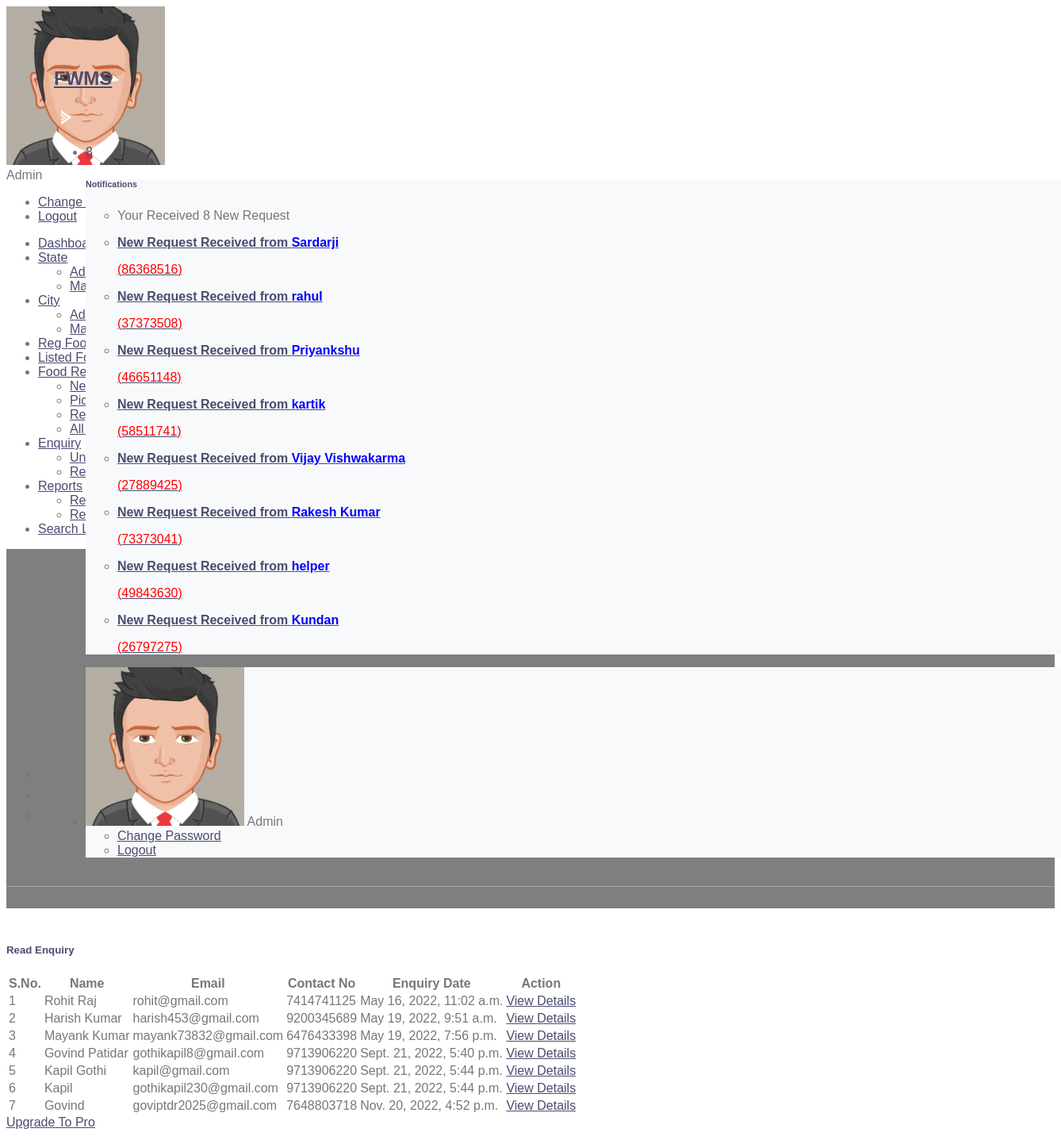
The app's page /readEnquiry (signed in) with its own data.
### foodwaste/models.py (models this page shows, shortened)
class Foodrequests(models.Model):
    food = models.ForeignKey(Food, on_delete=models.CASCADE, null=True)
    requestNumber = models.CharField(max_length=150, null=True)
    fullName = models.CharField(max_length=250, null=True)
    mobileNumber = models.CharField(max_length=15, null=True)
    message = models.CharField(max_length=350, null=True)
    requestDate = models.DateTimeField(auto_now_add=True)
    status = models.CharField(max_length=50, null=True) #tobc
    donorRemark = models.CharField(max_length=250, null=True)
    requestCompletionDate = models.DateField(null=True)

class Contact(models.Model):
    fullName = models.CharField(max_length=150, null=True)
    Email = models.CharField(max_length=100, null=True)
    Phone = models.CharField(max_length=15, null=True)
    Message = models.CharField(max_length=250, null=True)
    EnquiryDate = models.DateTimeField(auto_now_add=True)
    IsRead = models.CharField(max_length=20, null=True)

### foodwaste/views.py (the view)
# urls.py: path('readEnquiry', readEnquiry, name='readEnquiry'),
def readEnquiry(request):
    if not request.user.is_authenticated:
        return redirect('admin_login')
    contact = Contact.objects.filter(IsRead='yes')
    return render(request, 'admin/readEnquiry.html', locals())

### foodwaste/templatetags/custom_tag.py (called while the page is built)
@register.filter(name = 'notification')
def notification(obj):
    foodrequest  = Foodrequests.objects.filter(status=None)
    return foodrequest

@register.simple_tag()
def notificationcount(*args, **kwargs):
    foodrequestcount  = Foodrequests.objects.filter(status=None).count()
    return foodrequestcount

### foodwaste/templates/admin/readEnquiry.html (shortened to what this page needs)
{% extends 'admin_base.html' %}
{% load static %}
{% block main %}
<section class="pcoded-main-container">
    <div class="pcoded-content">
        <div class="page-header">
            <div class="page-block">
                <div class="row align-items-center">
                    <div class="col-md-12">
                        <div class="page-header-title">
                            <h5 class="m-b-10">Read Enquiry</h5>
                        </div>
                        <ul class="breadcrumb">
                            <li class="breadcrumb-item"><a href="{% url 'dashboard' %}"></a></li>
                            <li class="breadcrumb-item"><a href="">Enquiry</a></li>
                            <li class="breadcrumb-item"><a href="">Read Enquiry</a></li>
                        </ul>
                    </div>
                </div>
            </div>
        </div>
        <div class="row">
            <div class="col-md-12">
                <div class="card">
                    <div class="card-header">
                        <h5>Read Enquiry</h5>
                    </div>
                    <div class="card-body table-border-style">
                        <div class="table-responsive">
                            <table class="table">
                                <thead>
                                <tr>
                                    <th class="ml-5">S.No.</th>
                                    <th>Name</th>
                                    <th>Email</th>
                                    <th>Contact No</th>
                                    <th>Enquiry Date</th>
                                    <th>Action</th>
                                </tr>
                                </thead>
                                <tbody>
                                {% for i in contact %}
                                <tr>
                                    <td>{{forloop.counter}}</td>
                                    <td>{{i.fullName}}</td>
                                    <td>{{i.Email}}</td>
                                    <td>{{i.Phone}}</td>
                                    <td>{{i.EnquiryDate}}</td>
                                    <td><a href="{% url 'viewEnquiry' i.id %}" class="text-primary">View Details</a>
                                    </td>
                                </tr>
                                {% endfor %}
                                </tbody>
                            </table>
                        </div>
                    </div>
                </div>
            </div>
        </div>
    </div>
</section>
{% endblock %}

### foodwaste/templates/admin_base.html (shortened to what this page needs)
{% load static %}
{% load custom_tag %}
<!DOCTYPE html>
<html lang="en">
<head>
    <link rel="stylesheet" href="{% static 'assets/css/style.css' %}">
</head>
<body class="">
<nav class="pcoded-navbar  ">
    <div class="navbar-wrapper  ">
        <div class="navbar-content scroll-div ">
            <div class="">
                <div class="main-menu-header">
                    <img class="img-radius" src="{% static 'assets/images/user/avatar-2.png' %}" alt="User-Profile-Image">
                    <div class="user-details">
                        <div id="more-details">Admin</div>
                    </div>
                </div>
                <div class="collapse" id="nav-user-link">
                    <ul class="list-unstyled">
                        <li class="list-group-item"><a href="{% url 'changePassword' %}">Change Password</a>
                        </li>
                        <li class="list-group-item"><a href="/logout">Logout</a></li>
                    </ul>
                </div>
            </div>
            <ul class="nav pcoded-inner-navbar ">
                <li class="nav-item">
                    <a href="{% url 'dashboard' %}" class="nav-link "><span class="pcoded-micon"></span><span
                            class="pcoded-mtext">Dashboard</span></a>
                </li>
                <li class="nav-item pcoded-hasmenu">
                    <a href="#" class="nav-link "><span class="pcoded-micon"></span><span
                            class="pcoded-mtext">State</span></a>
                    <ul class="pcoded-submenu">
                        <li><a href="{% url 'addState' %}">Add State</a></li>
                        <li><a href="{% url 'manageState' %}">Manage State</a></li>
                    </ul>
                </li>
                <li class="nav-item pcoded-hasmenu">
                    <a href="#" class="nav-link "><span class="pcoded-micon"></span><span
                            class="pcoded-mtext">City</span></a>
                    <ul class="pcoded-submenu">
                        <li><a href="{% url 'addCity' %}">Add City</a></li>
                        <li><a href="{% url 'manageCity' %}">Manage City</a></li>
                    </ul>
                </li>
                <li class="nav-item">
                    <a href="{% url 'regFoodDonor' %}" class="nav-link "><span class="pcoded-mtext">Reg Food Donor</span></a>
                </li>
                <li class="nav-item">
                    <a href="{% url 'listedFood' %}" class="nav-link "><span class="pcoded-mtext">Listed Food</span></a>
                </li>
                <li class="nav-item pcoded-hasmenu">
                    <a href="#" class="nav-link "><span class="pcoded-mtext">Food Request</span></a>
                    <ul class="pcoded-submenu">
                        <li><a href="{% url 'newRequest' %}">New Request</a></li>
                        <li><a href="{% url 'completeRequest' %}">Picked/Take Away/Completed</a></li>
                        <li><a href="{% url 'rejectRequest' %}">Rejected Request</a></li>
                        <li><a href="{% url 'allRequest' %}">All Request</a></li>
                    </ul>
                </li>
                <li class="nav-item pcoded-hasmenu">
                    <a href="#" class="nav-link "><span class="pcoded-micon"></span><span
                            class="pcoded-mtext">Enquiry</span></a>
                    <ul class="pcoded-submenu">
                        <li><a href="{% url 'unreadEnquiry' %}">Unread Enquiry</a></li>
                        <li><a href="{% url 'readEnquiry' %}">Read Enquiry</a></li>
                    </ul>
                </li>
                <li class="nav-item pcoded-hasmenu">
                    <a href="#" class="nav-link "><span class="pcoded-micon"></span><span
                            class="pcoded-mtext">Reports</span></a>
                    <ul class="pcoded-submenu">
                        <li><a href="{% url 'reportDonatedFood' %}">Report of Donated Food</a></li>
                        <li><a href="{% url 'reportregfoodDonor' %}">Report of Reg Food Donor</a></li>
                    </ul>
                </li>
                <li class="nav-item">
                    <a href="{% url 'searchFood' %}" class="nav-link "><span class="pcoded-mtext">Search Listed Food</span></a>
                </li>
            </ul>
        </div>
    </div>
</nav>
<header class="navbar pcoded-header navbar-expand-lg navbar-light header-dark">
    <div class="m-header">
        <a href="#!" class="b-brand">
            <h2>FWMS</h2>
            <img src="{% static 'assets/images/logo-icon.png' %}" alt="" class="logo-thumb">
        </a>
    </div>
    <div class="collapse navbar-collapse">
        <ul class="navbar-nav ml-auto">
            <li>
                <div class="dropdown">
                    <a class="dropdown-toggle" href="#" data-toggle="dropdown">
                        <span class="badge badge-pill badge-danger">{% notificationcount %}</span>
                    </a>
                    <div class="dropdown-menu dropdown-menu-right notification">
                        <div class="noti-head">
                            <h6 class="d-inline-block m-b-0">Notifications</h6>
                        </div>
                        <ul class="noti-body">
                            <li class="n-title">
                                <p class="m-b-0">Your Received {% notificationcount %} New Request</p>
                            </li>
                            {% for i in ""|notification %}
                            <li class="notification">
                                <a href="{% url 'newRequest' %}">
                                <div class="media">
                                    <div class="media-body">
                                        <p><strong>New Request Received from <span style="color: blue">{{i.fullName}}</span></strong></p>
                                        <p style="color: red;">({{i.requestNumber}})</p>
                                    </div>
                                </div> </a>
                            </li>
                            {% empty %}
                            <li style="text-align : center">No Records Found</li>
                            {% endfor %}
                        </ul>
                    </div>
                </div>
            </li>
            <li>
                <div class="dropdown drp-user">
                    <div class="dropdown-menu dropdown-menu-right profile-notification">
                        <div class="pro-head">
                            <img src="{% static 'assets/images/user/avatar-2.png' %}" class="img-radius" alt="User-Profile-Image">
                            <span>Admin</span>
                        </div>
                        <ul class="pro-body">
                            <li><a href="{% url 'changePassword' %}" class="dropdown-item"> Change Password</a></li>
                            <li><a href="/logout" class="dropdown-item"> Logout</a></li>
                        </ul>
                    </div>
                </div>
            </li>
        </ul>
    </div>
</header>
{% block main %}
{% endblock %}
</body>
</html>

### foodwaste/static/css/style.css (style rules this page uses)
body { color: #777777; font-weight: 500; background: #ffffff; font-family: 'Quicksand', sans-serif; }
h1, h2, h3, h4, h5, h6 { color: #4a4c70; }
a { color: #4a4c70; transition: .3s; }
.navbar { position: relative; transition: .5s; z-index: 999; }
.navbar .dropdown-menu { margin-top: 0; border: 0; border-radius: 0; background: #f8f9fa; }
@media (min-width: 992px) { .navbar { position: absolute; width: 100%; top: 45px; padding: 20px 60px; background: transparent !important; border-bottom: 1px solid rgba(255, 255, 255, .3); z-index: 9; } }
.page-header { position: relative; margin-bottom: 45px; padding: 210px 0 90px 0; text-align: center; background: linear-gradient(rgba(0, 0, 0, .5), rgba(0, 0, 0, .5)), url(../img/page-header.jpg); background-attachment: fixed; background-position: center; background-repeat: no-repeat; background-size: cover; }
.page-header a { position: relative; padding: 0 12px; font-size: 22px; color: #ffffff; }
.page-header a::after { position: absolute; content: "/"; width: 8px; height: 8px; top: -2px; right: -7px; text-align: center; color: #ffffff; }
.page-header a:last-child::after { display: none; }

### records on screen
Foodrequests: fullName "Sardarji", requestNumber "86368516"
Foodrequests: fullName "rahul", requestNumber "37373508"
Foodrequests: fullName "Priyankshu", requestNumber "46651148"
Foodrequests: fullName "kartik", requestNumber "58511741"
Foodrequests: fullName "Vijay Vishwakarma", requestNumber "27889425"
Foodrequests: fullName "Rakesh Kumar", requestNumber "73373041"
Foodrequests: fullName "helper", requestNumber "49843630"
Foodrequests: fullName "Kundan", requestNumber "26797275"
Contact: fullName "Rohit Raj", Email "rohit@gmail.com", Phone "7414741125", EnquiryDate "May 16, 2022, 11:02 a.m."
Contact: fullName "Harish Kumar", Email "harish453@gmail.com", Phone "9200345689", EnquiryDate "May 19, 2022, 9:51 a.m."
Contact: fullName "Mayank Kumar", Email "mayank73832@gmail.com", Phone "6476433398", EnquiryDate "May 19, 2022, 7:56 p.m."
Contact: fullName "Govind Patidar", Email "gothikapil8@gmail.com", Phone "9713906220", EnquiryDate "Sept. 21, 2022, 5:40 p.m."
Contact: fullName "Kapil Gothi", Email "kapil@gmail.com", Phone "9713906220", EnquiryDate "Sept. 21, 2022, 5:44 p.m."
Contact: fullName "Kapil", Email "gothikapil230@gmail.com", Phone "9713906220", EnquiryDate "Sept. 21, 2022, 5:44 p.m."
Contact: fullName "Govind", Email "goviptdr2025@gmail.com", Phone "7648803718", EnquiryDate "Nov. 20, 2022, 4:52 p.m."
